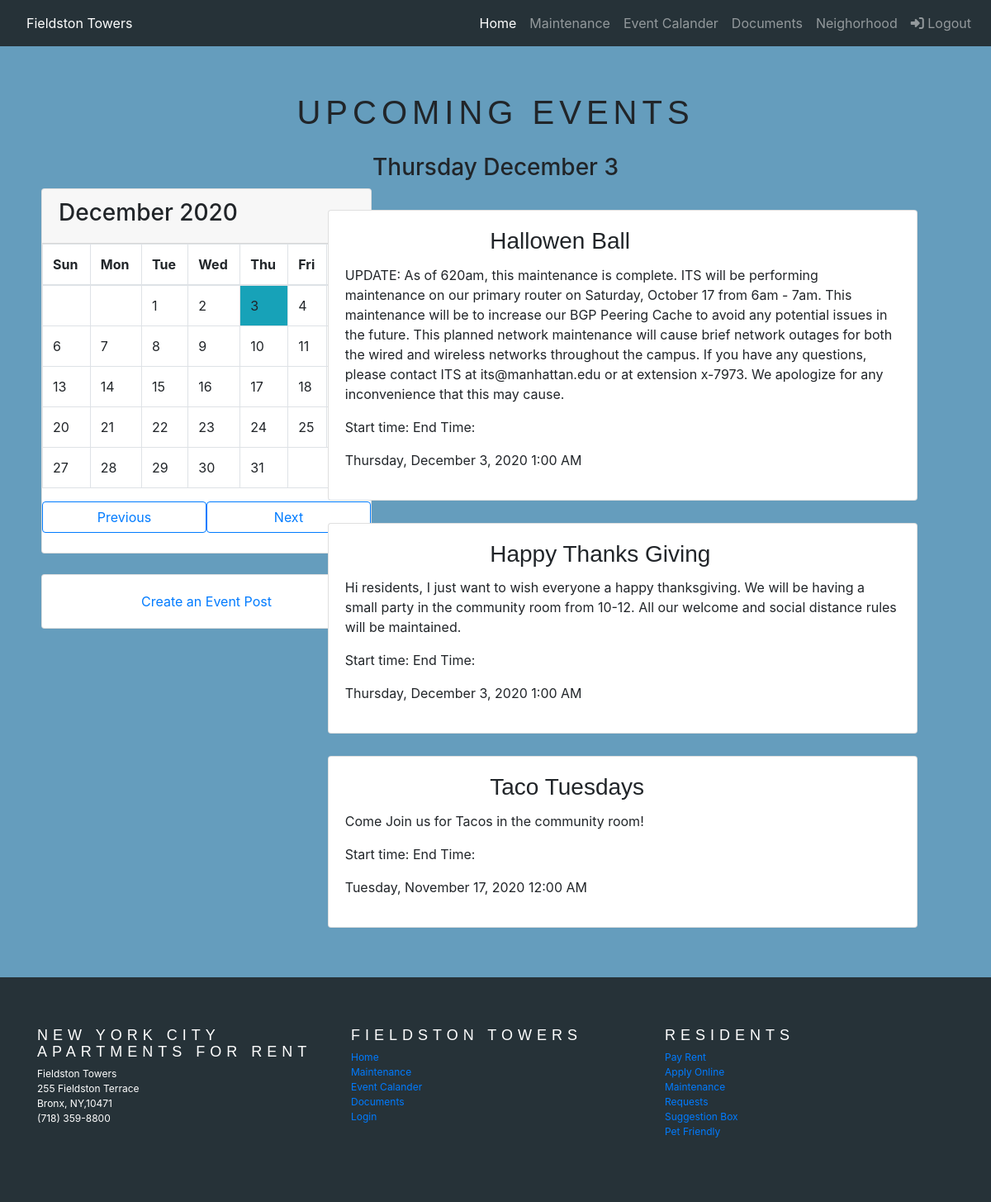
The page /events (signed in) on the database its author committed.
### app/models.py (models this page shows)
class Event(db.Model):
    id = db.Column(db.Integer, primary_key=True)
    title = db.Column(db.String(120))
    dateOfEvent = db.Column(db.DateTime)
    body = db.Column(db.String)
    timestamp = db.Column(db.DateTime, index=True, default=datetime.utcnow())
    author = db.Column(db.String(60))
    user_id = db.Column(db.Integer, db.ForeignKey('user.id'))
    location = db.Column(db.String)
    start= db.Column(db.Time)
    end= db.Column(db.Time)

### app/routes.py (the view)
@app.route('/events')
@login_required
def events():
    events = Event.query.order_by('timestamp').limit(4)
    return render_template('events.html',events=events)

### app/models.py (called while the page is built)
@login.user_loader
def load_user(id):
    return User.query.get(int(id))

### app/templates/events.html (shortened to what this page needs)
{% extends "base.html" %}
{% block custom_styles %}
<link rel="stylesheet" href="{{ url_for('static', filename='css/event.css') }}">
{% endblock %}
{% block content %}
<main class="background-blue container-fluid topSpace">
    <div>
        <h1 id="eventTitle">Upcoming Events</h1>
        <h3 id="day"></h3>
        <div class="row">
            <div class="col-md-3">
                <div class="card" id='calendar'>
                    <div class="card-header">
                        <h3 id="monthAndYear"></h3>
                    </div>
                    <table class="table table-bordered table-responsive-sm">
                        <thead>
                        <tr>
                            <th>Sun</th>
                            <th>Mon</th>
                            <th>Tue</th>
                            <th>Wed</th>
                            <th>Thu</th>
                            <th>Fri</th>
                            <th>Sat</th>
                        </tr>
                        </thead>
                        <tbody id="calendar-body">
                        </tbody>
                    </table>
                    <div class="form-inline">
                        <button class="btn btn-outline-primary col-sm-6" id="previous" onclick="previous()">
                            Previous
                        </button>
                        <button class="btn btn-outline-primary col-sm-6" id="next" onclick="next()">Next</button>
                    </div>
                    <br/>
                </div>
                <div class="card" id="cardSpace">
                    <div class="card-body">
                        <a href="{{ url_for('event_form') }}">Create an Event Post</a>
                    </div>
                </div>
            </div>
            <div class="col-md-9">
                {% for event in events %}
                <div class="cardMaintenance">
                    <div class="card">
                        <div class="card-body">
                            <div class="row">
                                <div class="col-3">
                                </div>
                                <div class="col-9">
                                      <h3 class="card-title">{{ event.title }}</h3>
                                </div>
                            </div>
                            <p class="card-text">{{ event.body }}</p>
                            <p>Start time: {{event.start_at}} End Time: {{ event.end_at }}</p>
                            <p>{{ moment(event.dateOfEvent).format('LLLL') }}</p>
                        </div>
                    </div>
                </div>
                {% endfor %}
            </div>
        </div>
    </div>
</main>
{% endblock %}

### app/static/css/base.css (style rules this page uses)
.topSpace { padding:5% 0; }
.background-blue { background-color: #659dbd; }
.card-title { font-family: Raleway, sans-serif !important; }

### app/static/css/event.css (style rules this page uses)
#calendar { width: 400px; margin-left:50px; }
.cardMaintenance { width: 80%; margin-left: 10%; margin-top: 3%; }
#cardSpace { margin-top: 25px; margin-left: 50px; width: 400px; text-align: center; }
#day { text-align: center; }
#eventTitle { text-align: center; font-family: Raleway, sans-serif; letter-spacing: 6px; font-weight: 400; text-transform: uppercase; line-height: 40px; margin-bottom: 30px; }

### rows shown on the page
Event: title "Hallowen Ball", body "UPDATE: As of 620am, this maintenance is complete. ITS will be performing maintenance on our primary router on Saturday, October 17 from 6am - 7am. This maintenance will be to increase our BGP Peering Cache to avoid any potential issues in the future. This planned network maintenance will cause brief network outages for both the wired and wireless networks throughout the campus. If you have any questions, please contact ITS at its@manhattan.edu or at extension x-7973. We apologize for any inconvenience that this may cause.", dateOfEvent "Thursday, December 3, 2020 1:00 AM"
Event: title "Happy Thanks Giving", body "Hi residents, I just want to wish everyone a happy thanksgiving. We will be having a small party in the community room from 10-12. All our welcome and social distance rules will be maintained.", dateOfEvent "Thursday, December 3, 2020 1:00 AM"
Event: title "Taco Tuesdays", body "Come Join us for Tacos in the community room!", dateOfEvent "Tuesday, November 17, 2020 12:00 AM"
